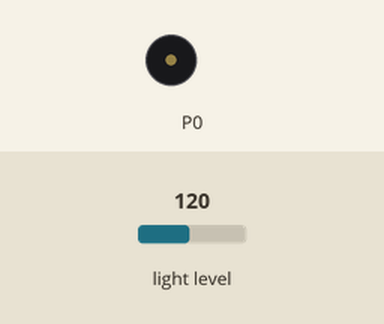
The program below on a simulated BBC micro:bit (MakeCode). Shown: buzzer (waves = sounding). Inputs (shaded band) come from the test bench; at power-on: light level 120.

Above: at 1.2 s.
1.3 s: light level set to 62
2.8 s: light level set to 57
At 3.2 s:
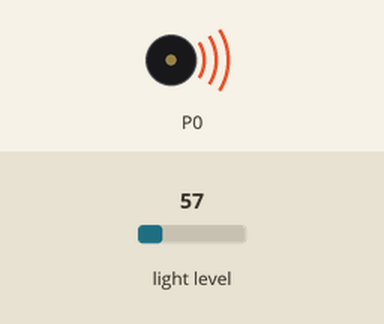
5.8 s: light level set to 64
At 6.5 s:
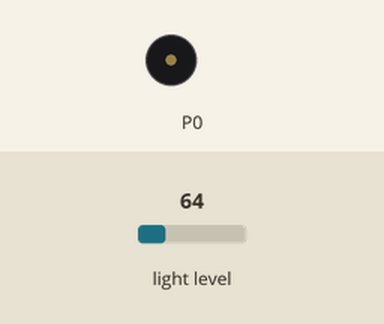
7.4 s: light level set to 5
At 8.3 s:
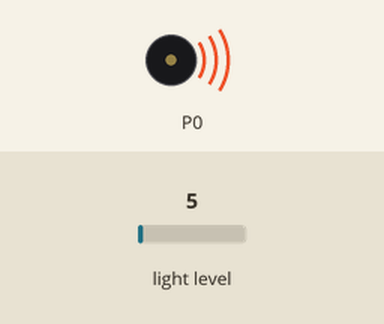
Timing chart, 0 to 11.4 s (numbered marks = the images above; inputs shaded):
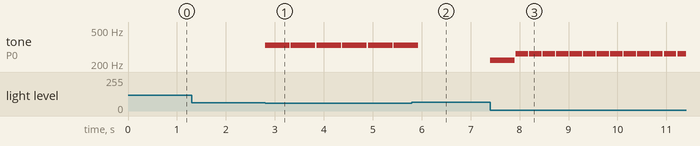

The program:

main.ts
```typescript
let lysnivå = 0
basic.forever(function () {
    lysnivå = input.lightLevel()
    if (input.lightLevel() < 10) {
        music.playTone(262, music.beat(BeatFraction.Half))
    } else if (input.lightLevel() < 20) {
        music.playTone(370, music.beat(BeatFraction.Whole))
    } else if (input.lightLevel() < 30) {
        music.playTone(220, music.beat(BeatFraction.Whole))
    } else if (input.lightLevel() < 40) {
        music.playTone(440, music.beat(BeatFraction.Whole))
    } else if (input.lightLevel() < 60) {
        music.playTone(330, music.beat(BeatFraction.Whole))
    } else {

    }
})
```

test.ts
```typescript
// testene settes inn her; disse vil ikke kompilert så lenge denne pakken blir brukt som en utvidelse.
```

Measured:
- the behaviour switches between 60 and 59 on light level (found by bisection; images 0 and 1)
- after the input at 1.3 s, every drawn part: stays the same
- after the input at 2.8 s, tone on P0: alternates 330 Hz for 0.50 s and silent for 0.03 s, starting at once
- after the input at 5.8 s, tone on P0: goes on until 5.9 s, then stays silent
- after the input at 7.4 s, tone on P0: silent → 220 Hz at once, then repeats every 0.28 s: silent 0.03 s, 262 Hz 0.25 s
